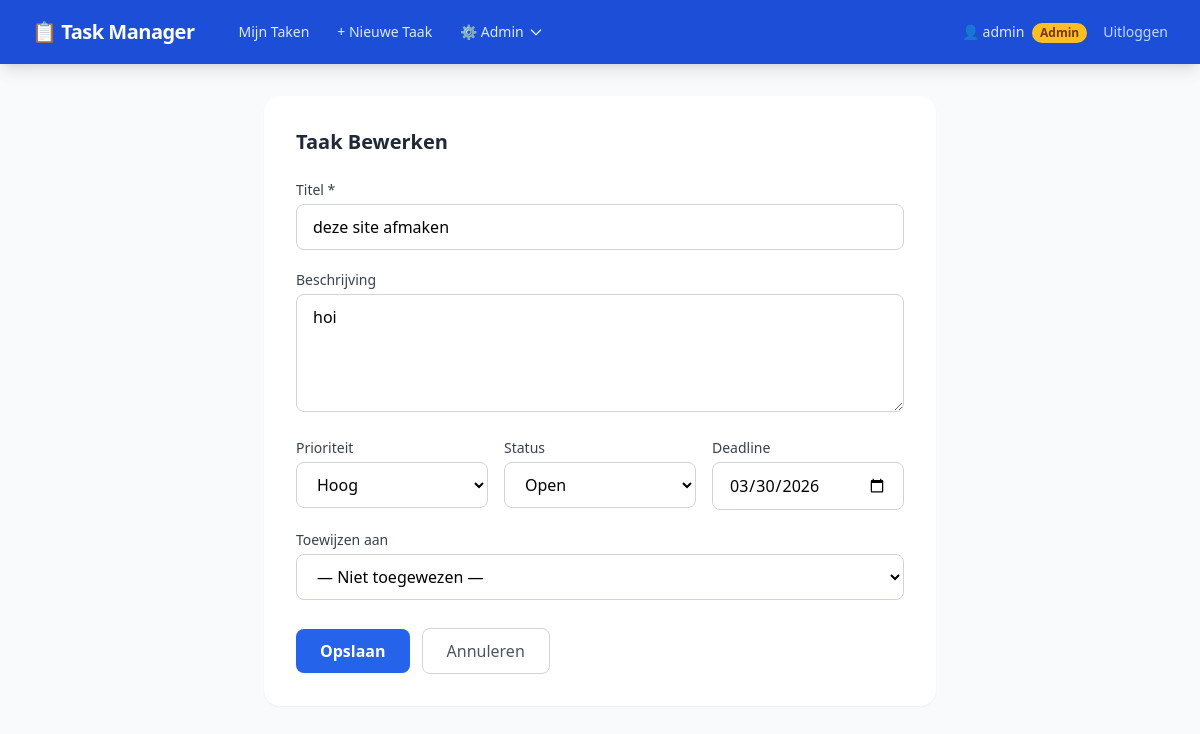
Screenshot of /tasks/1/edit (signed in) with the database file from the repository.
### app.py (models this page shows, shortened)
class User(UserMixin, db.Model):
    id = db.Column(db.Integer, primary_key=True)
    username = db.Column(db.String(80), unique=True, nullable=False)
    email = db.Column(db.String(120), unique=True, nullable=False)
    password_hash = db.Column(db.String(256), nullable=False)
    role = db.Column(db.String(10), nullable=False, default='user')   # 'admin' of 'user'
    tasks = db.relationship('Task', backref='owner', lazy=True, foreign_keys='Task.user_id')
    assigned_tasks = db.relationship('Task', backref='assignee', lazy=True, foreign_keys='Task.assigned_to_id')
    @property
    def is_admin(self):
        return self.role == 'admin'

class Task(db.Model):
    id = db.Column(db.Integer, primary_key=True)
    title = db.Column(db.String(200), nullable=False)
    description = db.Column(db.Text, default='')
    status = db.Column(db.String(20), nullable=False, default='open')  # open, bezig, afgerond
    priority = db.Column(db.String(10), nullable=False, default='normaal')  # laag, normaal, hoog
    created_at = db.Column(db.DateTime, default=datetime.utcnow)
    due_date = db.Column(db.Date, nullable=True)
    user_id = db.Column(db.Integer, db.ForeignKey('user.id'), nullable=False)
    assigned_to_id = db.Column(db.Integer, db.ForeignKey('user.id'), nullable=True)

### app.py (the view, shortened to what this page needs)
@app.route('/tasks/<int:task_id>/edit', methods=['GET', 'POST'])
@login_required
def task_edit(task_id):
    task = db.session.get(Task, task_id)
    if not task:
        flash('Taak niet gevonden.', 'danger')
        return redirect(url_for('tasks'))
    if not current_user.is_admin and task.user_id != current_user.id and task.assigned_to_id != current_user.id:
        flash('Geen toegang tot deze taak.', 'danger')
        return redirect(url_for('tasks'))
    users = User.query.order_by(User.username).all() if current_user.is_admin else []
    return render_template('task_form.html', action='edit', task=task, users=users)

### app.py (called while the page is built)
@login_manager.user_loader
def load_user(user_id):
    return db.session.get(User, int(user_id))

### templates/task_form.html (shortened to what this page needs)
{% extends "base.html" %}
{% block content %}
<div class="max-w-2xl mx-auto">
    <div class="bg-white rounded-2xl shadow-sm p-8">
        <h3 class="text-xl font-bold text-gray-800 mb-6">{% if action == 'create' %}Nieuwe Taak{% else %}Taak Bewerken{% endif %}</h3>
        <form method="post" class="space-y-5">
            <div>
                <label for="title" class="block text-sm font-medium text-gray-700 mb-1">Titel *</label>
                <input type="text" id="title" name="title"
                       value="{{ task.title if task else '' }}" required autofocus
                       class="w-full px-4 py-2.5 border border-gray-300 rounded-lg focus:ring-2 focus:ring-primary-500 focus:border-primary-500 outline-none transition">
            </div>
            <div>
                <label for="description" class="block text-sm font-medium text-gray-700 mb-1">Beschrijving</label>
                <textarea id="description" name="description" rows="4"
                          class="w-full px-4 py-2.5 border border-gray-300 rounded-lg focus:ring-2 focus:ring-primary-500 focus:border-primary-500 outline-none transition resize-y">{{ task.description if task else '' }}</textarea>
            </div>
            <div class="grid grid-cols-1 sm:grid-cols-3 gap-4">
                <div>
                    <label for="priority" class="block text-sm font-medium text-gray-700 mb-1">Prioriteit</label>
                    <select id="priority" name="priority"
                            class="w-full px-4 py-2.5 border border-gray-300 rounded-lg focus:ring-2 focus:ring-primary-500 focus:border-primary-500 outline-none transition bg-white">
                        <option value="hoog" {% if task and task.priority == 'hoog' %}selected{% endif %}>Hoog</option>
                    </select>
                </div>
                {% if action == 'edit' %}
                <div>
                    <label for="status" class="block text-sm font-medium text-gray-700 mb-1">Status</label>
                    <select id="status" name="status"
                            class="w-full px-4 py-2.5 border border-gray-300 rounded-lg focus:ring-2 focus:ring-primary-500 focus:border-primary-500 outline-none transition bg-white">
                        <option value="open" {% if task.status == 'open' %}selected{% endif %}>Open</option>
                    </select>
                </div>
                {% endif %}
                <div>
                    <label for="due_date" class="block text-sm font-medium text-gray-700 mb-1">Deadline</label>
                    <input type="date" id="due_date" name="due_date"
                           value="{{ task.due_date.strftime('%Y-%m-%d') if task and task.due_date else '' }}"
                           class="w-full px-4 py-2.5 border border-gray-300 rounded-lg focus:ring-2 focus:ring-primary-500 focus:border-primary-500 outline-none transition">
                </div>
            </div>
            {% if users %}
            <div>
                <label for="assigned_to_id" class="block text-sm font-medium text-gray-700 mb-1">Toewijzen aan</label>
                <select id="assigned_to_id" name="assigned_to_id"
                        class="w-full px-4 py-2.5 border border-gray-300 rounded-lg focus:ring-2 focus:ring-primary-500 focus:border-primary-500 outline-none transition bg-white">
                    <option value="">— Niet toegewezen —</option>
                </select>
            </div>
            {% endif %}
            <div class="flex items-center gap-3 pt-2">
                <button type="submit" class="bg-primary-600 hover:bg-primary-700 text-white font-semibold px-6 py-2.5 rounded-lg transition shadow-sm">
                    {% if action == 'create' %}Taak Aanmaken{% else %}Opslaan{% endif %}
                </button>
                <a href="{{ url_for('tasks') }}" class="px-6 py-2.5 rounded-lg text-gray-600 border border-gray-300 hover:bg-gray-50 font-medium transition">Annuleren</a>
            </div>
        </form>
    </div>
</div>
{% endblock %}

### templates/base.html (shortened to what this page needs)
<!doctype html>
<html lang="nl">
<head>
    <script src="https://cdn.tailwindcss.com"></script>
</head>
<body class="bg-gray-50 min-h-screen">
    {% if current_user.is_authenticated %}
    <nav class="bg-primary-700 shadow-lg" x-data="{ mobileOpen: false }">
        <div class="max-w-7xl mx-auto px-4 sm:px-6 lg:px-8">
            <div class="flex items-center justify-between h-16">
                <div class="flex items-center gap-8">
                    <a href="{{ url_for('tasks') }}" class="text-white font-bold text-xl tracking-tight">📋 Task Manager</a>
                    <div class="hidden md:flex items-center gap-1">
                        <a href="{{ url_for('tasks') }}" class="text-primary-100 hover:bg-primary-600 hover:text-white px-3 py-2 rounded-lg text-sm font-medium transition">Mijn Taken</a>
                        <a href="{{ url_for('task_create') }}" class="text-primary-100 hover:bg-primary-600 hover:text-white px-3 py-2 rounded-lg text-sm font-medium transition">+ Nieuwe Taak</a>
                        {% if current_user.is_admin %}
                        <div class="relative" x-data="{ open: false }">
                            <button @click="open = !open" @click.outside="open = false" class="text-primary-100 hover:bg-primary-600 hover:text-white px-3 py-2 rounded-lg text-sm font-medium transition inline-flex items-center gap-1">
                                ⚙ Admin
                                <svg class="w-4 h-4" fill="none" stroke="currentColor" viewBox="0 0 24 24"><path stroke-linecap="round" stroke-linejoin="round" stroke-width="2" d="M19 9l-7 7-7-7"/></svg>
                            </button>
                        </div>
                        {% endif %}
                    </div>
                </div>
                <div class="hidden md:flex items-center gap-4">
                    <span class="text-primary-100 text-sm">
                        👤 {{ current_user.username }}
                        {% if current_user.is_admin %}<span class="ml-1 inline-flex items-center px-2 py-0.5 rounded-full text-xs font-semibold bg-amber-400 text-amber-900">Admin</span>{% endif %}
                    </span>
                    <a href="{{ url_for('logout') }}" class="text-primary-200 hover:text-white text-sm font-medium transition">Uitloggen</a>
                </div>
            </div>
        </div>
    </nav>
    {% endif %}
    <main class="max-w-7xl mx-auto px-4 sm:px-6 lg:px-8 py-8">
        {% block content %}{% endblock %}
    </main>
</body>
</html>

### rows the page displays
User: username "admin"
Task: title "deze site afmaken", description "hoi", priority "Hoog", status "Open", due_date "03/30/2026"
